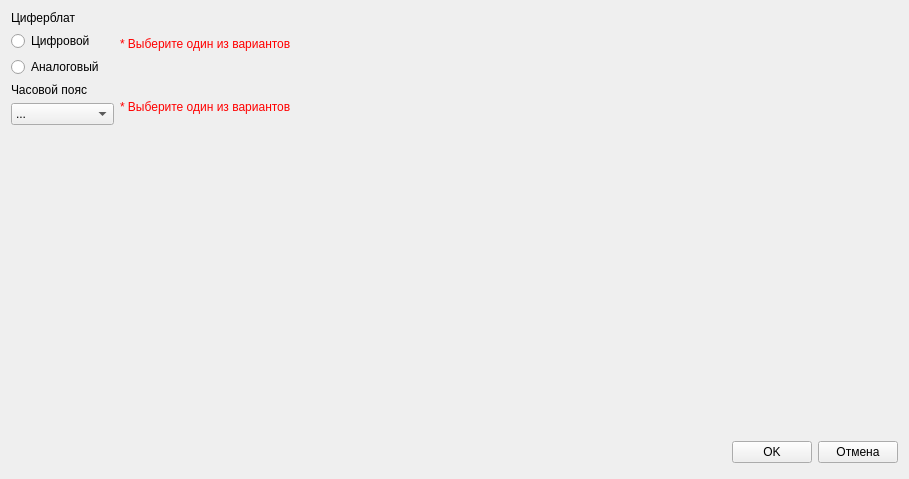
<?xml version="1.0" encoding="UTF-8"?>
<ui version="4.0">
 <class>Form</class>
 <widget class="QWidget" name="Form">
  <property name="geometry">
   <rect>
    <x>0</x>
    <y>0</y>
    <width>888</width>
    <height>479</height>
   </rect>
  </property>
  <property name="windowTitle">
   <string>Form</string>
  </property>
  <layout class="QGridLayout" name="gridLayout">
   <item row="7" column="0">
    <spacer name="verticalSpacer">
     <property name="orientation">
      <enum>Qt::Vertical</enum>
     </property>
     <property name="sizeHint" stdset="0">
      <size>
       <width>20</width>
       <height>40</height>
      </size>
     </property>
    </spacer>
   </item>
   <item row="2" column="0">
    <layout class="QVBoxLayout" name="verticalLayout_2">
     <property name="bottomMargin">
      <number>5</number>
     </property>
     <item>
      <widget class="QLabel" name="label_2">
       <property name="text">
        <string>Часовой пояс        </string>
       </property>
      </widget>
     </item>
     <item>
      <widget class="QComboBox" name="TimeZoneComboBox">
       <item>
        <property name="text">
         <string>...</string>
        </property>
       </item>
       <item>
        <property name="text">
         <string>UTC-12</string>
        </property>
       </item>
       <item>
        <property name="text">
         <string>UTC-11</string>
        </property>
       </item>
       <item>
        <property name="text">
         <string>UTC-10</string>
        </property>
       </item>
       <item>
        <property name="text">
         <string>UTC-9:30</string>
        </property>
       </item>
       <item>
        <property name="text">
         <string>UTC-9</string>
        </property>
       </item>
       <item>
        <property name="text">
         <string>UTC-8</string>
        </property>
       </item>
       <item>
        <property name="text">
         <string>UTC-7</string>
        </property>
       </item>
       <item>
        <property name="text">
         <string>UTC-6</string>
        </property>
       </item>
       <item>
        <property name="text">
         <string>UTC-5</string>
        </property>
       </item>
       <item>
        <property name="text">
         <string>UTC-4</string>
        </property>
       </item>
       <item>
        <property name="text">
         <string>UTC-3:30</string>
        </property>
       </item>
       <item>
        <property name="text">
         <string>UTC-3</string>
        </property>
       </item>
       <item>
        <property name="text">
         <string>UTC-2</string>
        </property>
       </item>
       <item>
        <property name="text">
         <string>UTC-1</string>
        </property>
       </item>
       <item>
        <property name="text">
         <string>UTC+0</string>
        </property>
       </item>
       <item>
        <property name="text">
         <string>UTC+1</string>
        </property>
       </item>
       <item>
        <property name="text">
         <string>UTC+2</string>
        </property>
       </item>
       <item>
        <property name="text">
         <string>UTC+3</string>
        </property>
       </item>
       <item>
        <property name="text">
         <string>UTC+3:30</string>
        </property>
       </item>
       <item>
        <property name="text">
         <string>UTC+4</string>
        </property>
       </item>
       <item>
        <property name="text">
         <string>UTC+4:30</string>
        </property>
       </item>
       <item>
        <property name="text">
         <string>UTC+5</string>
        </property>
       </item>
       <item>
        <property name="text">
         <string>UTC+5:30</string>
        </property>
       </item>
       <item>
        <property name="text">
         <string>UTC+5:45</string>
        </property>
       </item>
       <item>
        <property name="text">
         <string>UTC+6</string>
        </property>
       </item>
       <item>
        <property name="text">
         <string>UTC+6:30</string>
        </property>
       </item>
       <item>
        <property name="text">
         <string>UTC+7</string>
        </property>
       </item>
       <item>
        <property name="text">
         <string>UTC+8</string>
        </property>
       </item>
       <item>
        <property name="text">
         <string>UTC+8:45</string>
        </property>
       </item>
       <item>
        <property name="text">
         <string>UTC+9</string>
        </property>
       </item>
       <item>
        <property name="text">
         <string>UTC+9:30</string>
        </property>
       </item>
       <item>
        <property name="text">
         <string>UTC+10</string>
        </property>
       </item>
       <item>
        <property name="text">
         <string>UTC+10:30</string>
        </property>
       </item>
       <item>
        <property name="text">
         <string>UTC+11</string>
        </property>
       </item>
       <item>
        <property name="text">
         <string>UTC+12</string>
        </property>
       </item>
       <item>
        <property name="text">
         <string>UTC+12:45</string>
        </property>
       </item>
       <item>
        <property name="text">
         <string>UTC+13</string>
        </property>
       </item>
       <item>
        <property name="text">
         <string>UTC+14</string>
        </property>
       </item>
      </widget>
     </item>
    </layout>
   </item>
   <item row="2" column="3">
    <spacer name="horizontalSpacer">
     <property name="orientation">
      <enum>Qt::Horizontal</enum>
     </property>
     <property name="sizeType">
      <enum>QSizePolicy::Expanding</enum>
     </property>
     <property name="sizeHint" stdset="0">
      <size>
       <width>40</width>
       <height>20</height>
      </size>
     </property>
    </spacer>
   </item>
   <item row="0" column="0">
    <layout class="QVBoxLayout" name="verticalLayout">
     <item>
      <widget class="QLabel" name="label">
       <property name="text">
        <string>Циферблат</string>
       </property>
      </widget>
     </item>
     <item>
      <widget class="QRadioButton" name="DigitRadioButton">
       <property name="text">
        <string>Цифровой</string>
       </property>
      </widget>
     </item>
     <item>
      <widget class="QRadioButton" name="AnalogRadioButton">
       <property name="text">
        <string>Аналоговый</string>
       </property>
      </widget>
     </item>
    </layout>
   </item>
   <item row="3" column="3">
    <spacer name="verticalSpacer_2">
     <property name="orientation">
      <enum>Qt::Vertical</enum>
     </property>
     <property name="sizeType">
      <enum>QSizePolicy::Fixed</enum>
     </property>
     <property name="sizeHint" stdset="0">
      <size>
       <width>20</width>
       <height>300</height>
      </size>
     </property>
    </spacer>
   </item>
   <item row="7" column="3">
    <layout class="QHBoxLayout" name="horizontalLayout">
     <item>
      <widget class="QPushButton" name="ok_button">
       <property name="text">
        <string>OK</string>
       </property>
      </widget>
     </item>
     <item>
      <widget class="QPushButton" name="cancel_button">
       <property name="text">
        <string>Отмена</string>
       </property>
      </widget>
     </item>
    </layout>
   </item>
   <item row="7" column="2">
    <spacer name="horizontalSpacer_2">
     <property name="orientation">
      <enum>Qt::Horizontal</enum>
     </property>
     <property name="sizeType">
      <enum>QSizePolicy::Fixed</enum>
     </property>
     <property name="sizeHint" stdset="0">
      <size>
       <width>600</width>
       <height>20</height>
      </size>
     </property>
    </spacer>
   </item>
   <item row="0" column="1" colspan="2">
    <widget class="QLabel" name="Label_1">
     <property name="styleSheet">
      <string notr="true">color: rgb(255, 0, 0);</string>
     </property>
     <property name="text">
      <string>* Выберите один из вариантов</string>
     </property>
    </widget>
   </item>
   <item row="2" column="1" colspan="2">
    <widget class="QLabel" name="Label_2">
     <property name="styleSheet">
      <string notr="true">color: rgb(255, 0, 0);</string>
     </property>
     <property name="text">
      <string>* Выберите один из вариантов</string>
     </property>
    </widget>
   </item>
  </layout>
 </widget>
 <resources/>
 <connections/>
</ui>
